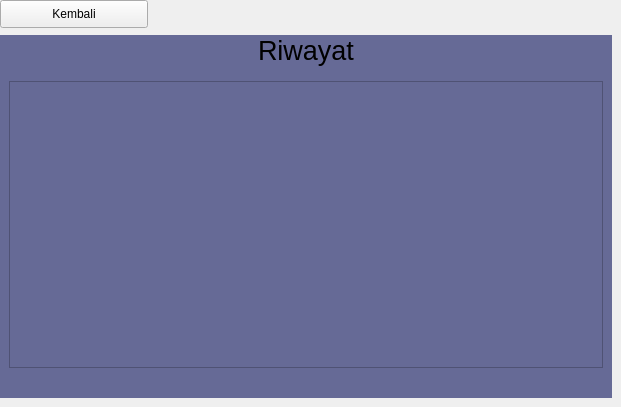
   <widget class="QWidget" name="page_3">
    <widget class="QWidget" name="widget_7" native="true">
     <property name="geometry">
      <rect>
       <x>0</x>
       <y>35</y>
       <width>612</width>
       <height>363</height>
      </rect>
     </property>
     <property name="palette">
      <palette>
       <active>
        <colorrole role="WindowText">
         <brush brushstyle="SolidPattern">
          <color alpha="255">
           <red>255</red>
           <green>255</green>
           <blue>255</blue>
          </color>
         </brush>
        </colorrole>
        <colorrole role="Button">
         <brush brushstyle="SolidPattern">
          <color alpha="255">
           <red>102</red>
           <green>106</green>
           <blue>150</blue>
          </color>
         </brush>
        </colorrole>
        <colorrole role="Light">
         <brush brushstyle="SolidPattern">
          <color alpha="255">
           <red>102</red>
           <green>106</green>
           <blue>150</blue>
          </color>
         </brush>
        </colorrole>
        <colorrole role="Midlight">
         <brush brushstyle="SolidPattern">
          <color alpha="255">
           <red>85</red>
           <green>88</green>
           <blue>125</blue>
          </color>
         </brush>
        </colorrole>
        <colorrole role="Dark">
         <brush brushstyle="SolidPattern">
          <color alpha="255">
           <red>34</red>
           <green>35</green>
           <blue>50</blue>
          </color>
         </brush>
        </colorrole>
        <colorrole role="Mid">
         <brush brushstyle="SolidPattern">
          <color alpha="255">
           <red>45</red>
           <green>47</green>
           <blue>66</blue>
          </color>
         </brush>
        </colorrole>
        <colorrole role="Text">
         <brush brushstyle="SolidPattern">
          <color alpha="255">
           <red>255</red>
           <green>255</green>
           <blue>255</blue>
          </color>
         </brush>
        </colorrole>
        <colorrole role="BrightText">
         <brush brushstyle="SolidPattern">
          <color alpha="255">
           <red>255</red>
           <green>255</green>
           <blue>255</blue>
          </color>
         </brush>
        </colorrole>
        <colorrole role="ButtonText">
         <brush brushstyle="SolidPattern">
          <color alpha="255">
           <red>255</red>
           <green>255</green>
           <blue>255</blue>
          </color>
         </brush>
        </colorrole>
        <colorrole role="Base">
         <brush brushstyle="SolidPattern">
          <color alpha="255">
           <red>102</red>
           <green>106</green>
           <blue>150</blue>
          </color>
         </brush>
        </colorrole>
        <colorrole role="Window">
         <brush brushstyle="SolidPattern">
          <color alpha="255">
           <red>102</red>
           <green>106</green>
           <blue>150</blue>
          </color>
         </brush>
        </colorrole>
        <colorrole role="Shadow">
         <brush brushstyle="SolidPattern">
          <color alpha="255">
           <red>0</red>
           <green>0</green>
           <blue>0</blue>
          </color>
         </brush>
        </colorrole>
        <colorrole role="AlternateBase">
         <brush brushstyle="SolidPattern">
          <color alpha="255">
           <red>34</red>
           <green>35</green>
           <blue>50</blue>
          </color>
         </brush>
        </colorrole>
        <colorrole role="ToolTipBase">
         <brush brushstyle="SolidPattern">
          <color alpha="255">
           <red>255</red>
           <green>255</green>
           <blue>220</blue>
          </color>
         </brush>
        </colorrole>
        <colorrole role="ToolTipText">
         <brush brushstyle="SolidPattern">
          <color alpha="255">
           <red>0</red>
           <green>0</green>
           <blue>0</blue>
          </color>
         </brush>
        </colorrole>
       </active>
       <inactive>
        <colorrole role="WindowText">
         <brush brushstyle="SolidPattern">
          <color alpha="255">
           <red>255</red>
           <green>255</green>
           <blue>255</blue>
          </color>
         </brush>
        </colorrole>
        <colorrole role="Button">
         <brush brushstyle="SolidPattern">
          <color alpha="255">
           <red>102</red>
           <green>106</green>
           <blue>150</blue>
          </color>
         </brush>
        </colorrole>
        <colorrole role="Light">
         <brush brushstyle="SolidPattern">
          <color alpha="255">
           <red>102</red>
           <green>106</green>
           <blue>150</blue>
          </color>
         </brush>
        </colorrole>
        <colorrole role="Midlight">
         <brush brushstyle="SolidPattern">
          <color alpha="255">
           <red>85</red>
           <green>88</green>
           <blue>125</blue>
          </color>
         </brush>
        </colorrole>
        <colorrole role="Dark">
         <brush brushstyle="SolidPattern">
          <color alpha="255">
           <red>34</red>
           <green>35</green>
           <blue>50</blue>
          </color>
         </brush>
        </colorrole>
        <colorrole role="Mid">
         <brush brushstyle="SolidPattern">
          <color alpha="255">
           <red>45</red>
           <green>47</green>
           <blue>66</blue>
          </color>
         </brush>
        </colorrole>
        <colorrole role="Text">
         <brush brushstyle="SolidPattern">
          <color alpha="255">
           <red>255</red>
           <green>255</green>
           <blue>255</blue>
          </color>
         </brush>
        </colorrole>
        <colorrole role="BrightText">
         <brush brushstyle="SolidPattern">
          <color alpha="255">
           <red>255</red>
           <green>255</green>
           <blue>255</blue>
          </color>
         </brush>
        </colorrole>
        <colorrole role="ButtonText">
         <brush brushstyle="SolidPattern">
          <color alpha="255">
           <red>255</red>
           <green>255</green>
           <blue>255</blue>
          </color>
         </brush>
        </colorrole>
        <colorrole role="Base">
         <brush brushstyle="SolidPattern">
          <color alpha="255">
           <red>102</red>
           <green>106</green>
           <blue>150</blue>
          </color>
         </brush>
        </colorrole>
        <colorrole role="Window">
         <brush brushstyle="SolidPattern">
          <color alpha="255">
           <red>102</red>
           <green>106</green>
           <blue>150</blue>
          </color>
         </brush>
        </colorrole>
        <colorrole role="Shadow">
         <brush brushstyle="SolidPattern">
          <color alpha="255">
           <red>0</red>
           <green>0</green>
           <blue>0</blue>
          </color>
         </brush>
        </colorrole>
        <colorrole role="AlternateBase">
         <brush brushstyle="SolidPattern">
          <color alpha="255">
           <red>34</red>
           <green>35</green>
           <blue>50</blue>
          </color>
         </brush>
        </colorrole>
        <colorrole role="ToolTipBase">
         <brush brushstyle="SolidPattern">
          <color alpha="255">
           <red>255</red>
           <green>255</green>
           <blue>220</blue>
          </color>
         </brush>
        </colorrole>
        <colorrole role="ToolTipText">
         <brush brushstyle="SolidPattern">
          <color alpha="255">
           <red>0</red>
           <green>0</green>
           <blue>0</blue>
          </color>
         </brush>
        </colorrole>
       </inactive>
       <disabled>
        <colorrole role="WindowText">
         <brush brushstyle="SolidPattern">
          <color alpha="255">
           <red>34</red>
           <green>35</green>
           <blue>50</blue>
          </color>
         </brush>
        </colorrole>
        <colorrole role="Button">
         <brush brushstyle="SolidPattern">
          <color alpha="255">
           <red>102</red>
           <green>106</green>
           <blue>150</blue>
          </color>
         </brush>
        </colorrole>
        <colorrole role="Light">
         <brush brushstyle="SolidPattern">
          <color alpha="255">
           <red>102</red>
           <green>106</green>
           <blue>150</blue>
          </color>
         </brush>
        </colorrole>
        <colorrole role="Midlight">
         <brush brushstyle="SolidPattern">
          <color alpha="255">
           <red>85</red>
           <green>88</green>
           <blue>125</blue>
          </color>
         </brush>
        </colorrole>
        <colorrole role="Dark">
         <brush brushstyle="SolidPattern">
          <color alpha="255">
           <red>34</red>
           <green>35</green>
           <blue>50</blue>
          </color>
         </brush>
        </colorrole>
        <colorrole role="Mid">
         <brush brushstyle="SolidPattern">
          <color alpha="255">
           <red>45</red>
           <green>47</green>
           <blue>66</blue>
          </color>
         </brush>
        </colorrole>
        <colorrole role="Text">
         <brush brushstyle="SolidPattern">
          <color alpha="255">
           <red>34</red>
           <green>35</green>
           <blue>50</blue>
          </color>
         </brush>
        </colorrole>
        <colorrole role="BrightText">
         <brush brushstyle="SolidPattern">
          <color alpha="255">
           <red>255</red>
           <green>255</green>
           <blue>255</blue>
          </color>
         </brush>
        </colorrole>
        <colorrole role="ButtonText">
         <brush brushstyle="SolidPattern">
          <color alpha="255">
           <red>34</red>
           <green>35</green>
           <blue>50</blue>
          </color>
         </brush>
        </colorrole>
        <colorrole role="Base">
         <brush brushstyle="SolidPattern">
          <color alpha="255">
           <red>102</red>
           <green>106</green>
           <blue>150</blue>
          </color>
         </brush>
        </colorrole>
        <colorrole role="Window">
         <brush brushstyle="SolidPattern">
          <color alpha="255">
           <red>102</red>
           <green>106</green>
           <blue>150</blue>
          </color>
         </brush>
        </colorrole>
        <colorrole role="Shadow">
         <brush brushstyle="SolidPattern">
          <color alpha="255">
           <red>0</red>
           <green>0</green>
           <blue>0</blue>
          </color>
         </brush>
        </colorrole>
        <colorrole role="AlternateBase">
         <brush brushstyle="SolidPattern">
          <color alpha="255">
           <red>68</red>
           <green>71</green>
           <blue>100</blue>
          </color>
         </brush>
        </colorrole>
        <colorrole role="ToolTipBase">
         <brush brushstyle="SolidPattern">
          <color alpha="255">
           <red>255</red>
           <green>255</green>
           <blue>220</blue>
          </color>
         </brush>
        </colorrole>
        <colorrole role="ToolTipText">
         <brush brushstyle="SolidPattern">
          <color alpha="255">
           <red>0</red>
           <green>0</green>
           <blue>0</blue>
          </color>
         </brush>
        </colorrole>
       </disabled>
      </palette>
     </property>
     <property name="styleSheet">
      <string notr="true">background-color: #666a96;</string>
     </property>
     <layout class="QVBoxLayout" name="verticalLayout_5">
      <item>
       <widget class="QLabel" name="label_3">
        <property name="font">
         <font>
          <pointsize>20</pointsize>
         </font>
        </property>
        <property name="styleSheet">
         <string notr="true"/>
        </property>
        <property name="text">
         <string>Riwayat</string>
        </property>
        <property name="alignment">
         <set>Qt::AlignCenter</set>
        </property>
       </widget>
      </item>
      <item>
       <widget class="QWidget" name="widget_8" native="true">
        <layout class="QVBoxLayout" name="verticalLayout_6">
         <item>
          <widget class="QListWidget" name="riwayat_list"/>
         </item>
         <item>
          <widget class="QLabel" name="label_4">
           <property name="font">
            <font>
             <pointsize>10</pointsize>
            </font>
           </property>
           <property name="text">
            <string/>
           </property>
           <property name="alignment">
            <set>Qt::AlignCenter</set>
           </property>
          </widget>
         </item>
        </layout>
       </widget>
      </item>
     </layout>
    </widget>
    <widget class="QPushButton" name="btn_back2">
     <property name="geometry">
      <rect>
       <x>0</x>
       <y>0</y>
       <width>148</width>
       <height>28</height>
      </rect>
     </property>
     <property name="styleSheet">
      <string notr="true">QPushButton {
	color: black;
}</string>
     </property>
     <property name="text">
      <string>Kembali</string>
     </property>
    </widget>
   </widget>
